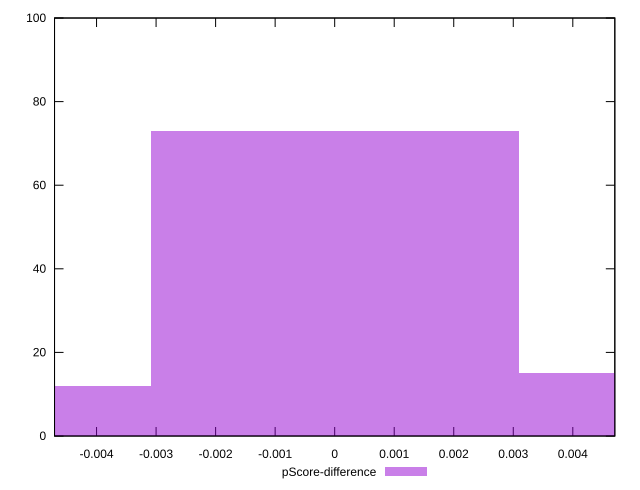

Here is the gnuplot script that generated this plot:
reset

$pScoreDifference <<EOF
0 73
0.006177874911376794 15
-0.006177874911376794 12
EOF

set key outside below
set boxwidth 0.006177874911376794
set xrange [-0.004705882352941171:0.004705882352941171]
set yrange [0:100]
set trange [0:100]
set style fill transparent solid 0.5 noborder
set terminal svg size 640, 490 enhanced background rgb 'white'
set output "reports/report_00028_2021-02-24T12-49-42.674Z/uses-http2/samples/card/pScore-difference/histogram.svg"

plot $pScoreDifference title "pScore-difference" with boxes

reset
